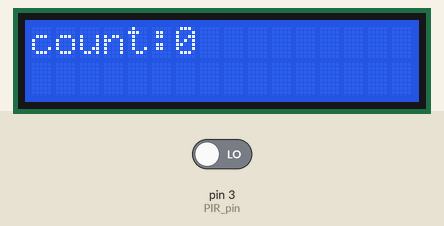
A sketch run on a simulated Arduino Uno, built with avr-gcc and run on an emulated ATmega328P. Parts: 16×2 character LCD. The inputs (shaded band) are chosen by the test bench; at power-on: pin 3 (PIR_pin) LOW. What the sketch prints to the serial monitor is not drawn.

Above: at 1.2 s.
1.3 s: pin 3 (PIR_pin) driven HIGH
At 2.7 s:
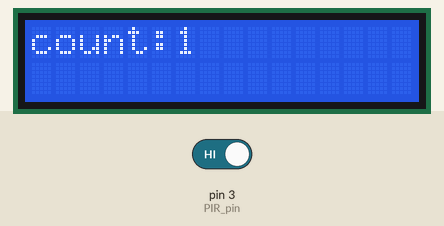
At 3.6 s:
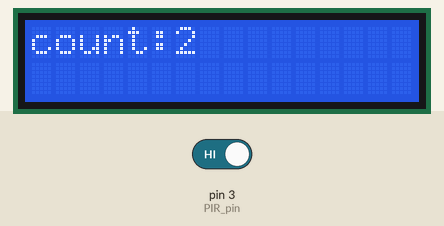
Timing chart, 0 to 5.1 s (numbered marks = the images above; inputs shaded):
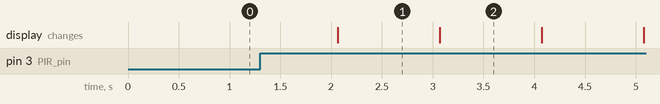

Measured:
- after the input at 1.3 s, the display: changes after 0.77 s (image 1)
- what the display in image 1 shows lasts 1.0 s, from 2.1 s to 3.1 s

The sketch:

project_2_workshop_3.ino
```cpp
#include <LiquidCrystal.h>
//pins
int RS = 8, E = 9, D4 = 4, D5 = 5, D6 = 6, D7 = 7;
LiquidCrystal LCD(RS, E, D4, D5, D6, D7);
int PIR_pin = 3;
int long count = 0;
void setup() {
  Serial.begin(9600);
  LCD.begin(16, 2);
  pinMode(PIR_pin, INPUT);
  LCD.print("count:0");
}

void loop() {
  char buffer[15];
  if (digitalRead(PIR_pin) == HIGH) {
    LCD.clear();
    ++count;
    sprintf(buffer, "count:%d", count);
    Serial.println(buffer);
    LCD.print(buffer);
  }

  delay(1000);

}
/*
1- https://arduinogetstarted.com/tutorials/arduino-motion-sensor
*/
```
